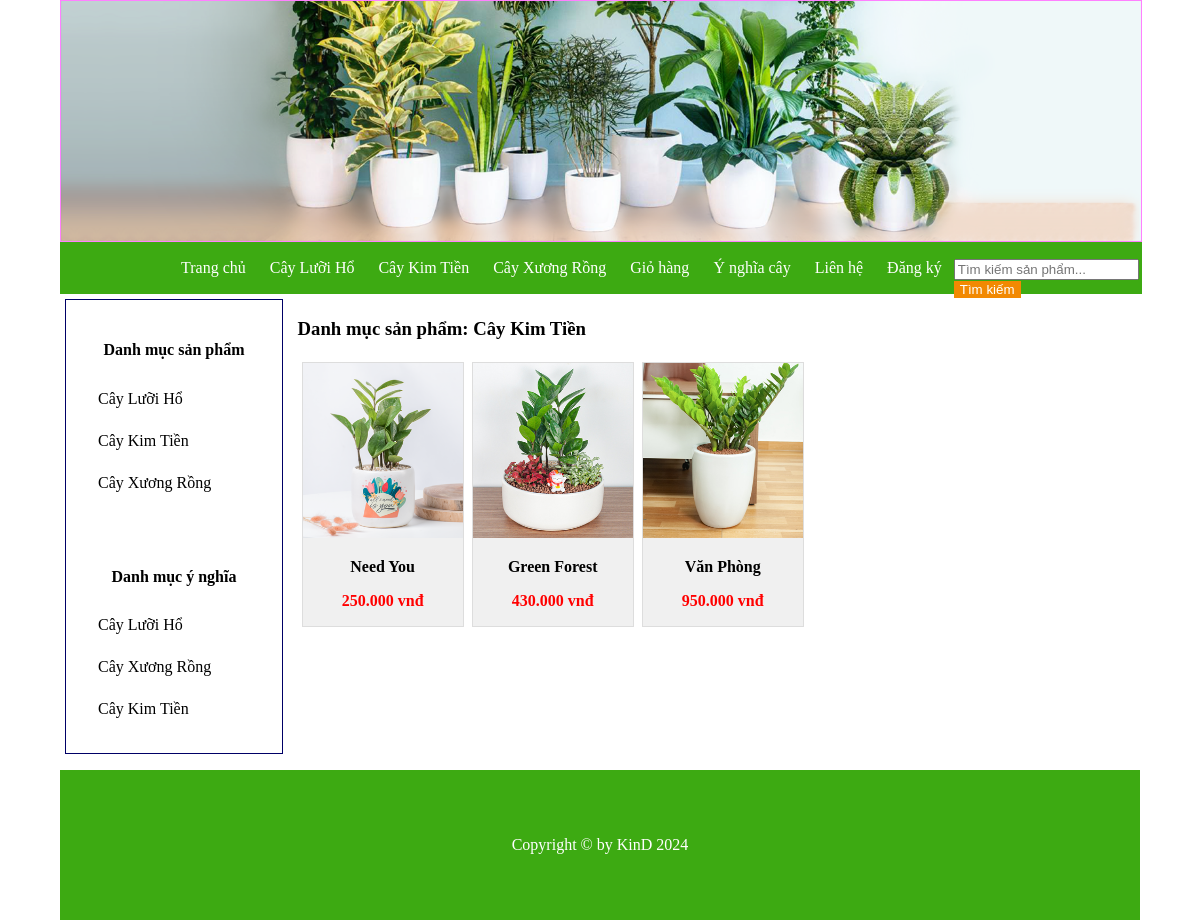
Screenshot of /index.php?quanly=danhmucsanpham&id=7 with the database file from the repository.
### tables this page shows
CREATE TABLE `tbl_danhmuc` (
  `id_danhmuc` int(11) NOT NULL,
  `tendanhmuc` varchar(100) NOT NULL,
  `thutu` int(11) NOT NULL
);

CREATE TABLE `tbl_danhmucbaiviet` (
  `id_baiviet` int(11) NOT NULL,
  `tendanhmuc_baiviet` varchar(250) NOT NULL,
  `thutu` int(11) NOT NULL
);

CREATE TABLE `tbl_sanpham` (
  `id_sanpham` int(11) NOT NULL,
  `tensanpham` varchar(250) NOT NULL,
  `masp` varchar(100) NOT NULL,
  `giasp` varchar(50) NOT NULL,
  `soluong` int(11) NOT NULL,
  `hinhanh` varchar(50) NOT NULL,
  `tomtat` tinytext NOT NULL,
  `noidung` text NOT NULL,
  `tinhtrang` int(11) NOT NULL,
  `id_danhmuc` int(11) NOT NULL
);

### pages/main/danhmuc.php (the view)
<?php
    $sql_pro =
    "SELECT * FROM tbl_sanpham
    WHERE tbl_sanpham.id_danhmuc='$_GET[id]'
    ORDER BY id_sanpham DESC";
    $query_pro = mysqli_query($mysqli,$sql_pro);
    $sql_cate =
    "SELECT * FROM tbl_danhmuc
    WHERE tbl_danhmuc.id_danhmuc='$_GET[id]' LIMIT 1";
    $query_cate = mysqli_query($mysqli,$sql_cate);
    $row_title = mysqli_fetch_array($query_cate);
?>
<h3>Danh mục sản phẩm:
    <?php echo $row_title['tendanhmuc'] ?>
</h3>
<ul class="product_list">
    <?php
        while($row_pro = mysqli_fetch_array($query_pro)){
    ?>
    <li>
        <a href="index.php?quanly=sanpham&id=<?php echo $row_pro['id_sanpham'] ?>">
            <img src="admincp/modules/quanlysp/uploads/<?php echo $row_pro['hinhanh'] ?>" alt="">
            <p class="title_product"> <?php echo $row_pro['tensanpham'] ?></p>
            <p class="price_product"><?php echo number_format($row_pro['giasp'],0,',','.')." vnđ" ?></p>
        </a>
    </li>
    <?php
        }
    ?>
</ul>

### pages/menu.php (shortened to what this page needs)
<?php
    $sql_danhmuc = "SELECT * FROM tbl_danhmuc ORDER BY id_danhmuc DESC";
    $query_danhmuc = mysqli_query($mysqli,$sql_danhmuc);
?>
<div class="menu">
    <ul class="list_menu">
        <li><a href="index.php">Trang chủ</a></li>
        <?php
            while($row_danhmuc = mysqli_fetch_array($query_danhmuc)){
        ?>
        <li><a href="index.php?quanly=danhmucsanpham&id=<?php echo $row_danhmuc['id_danhmuc'] ?>">
                <?php echo $row_danhmuc['tendanhmuc'] ?>
            </a></li>
        <?php
            }
        ?>
        <li><a href="index.php?quanly=giohang&id=1">Giỏ hàng</a></li>
        <li><a href="index.php?quanly=tintuc&id=1">Ý nghĩa cây</a></li>
        <li><a href="index.php?quanly=lienhe&id=1">Liên hệ</a></li>
        <?php
            if(isset($_SESSION['dangky'])){
        ?>
        <li><a href="index.php?dangxuat=1">Đăng xuất</a></li>
        <li><a href="index.php?quanly=thaydoimatkhau">Đổi mật khẩu</a></li>
        <?php
            }else{
        ?>
        <li><a href="index.php?quanly=dangky">Đăng ký</a></li>
        <?php
        }
        ?>
    </ul>
    <p>
    <form action="index.php?quanly=timkiem" method="POST">
        <input type="text" placeholder="Tìm kiếm sản phẩm..." name="tukhoa">
        <input type="submit" class="btn-timkiem" name="timkiem" value="Tìm kiếm">
    </form>
    </p>
</div>

### pages/sidebar/sidebar.php
<div class="sidebar">
    <div class="sidebar_item">
        <h4 class="title_danhmucsanpham">Danh mục sản phẩm</h4>
        <ul class="list_sidebar">
            <?php
                $sql_danhmuc = "SELECT * FROM tbl_danhmuc ORDER BY id_danhmuc DESC";
                $query_danhmuc = mysqli_query($mysqli,$sql_danhmuc);
                while($row = mysqli_fetch_array($query_danhmuc)){
            ?>
            <li>
                <a href="index.php?quanly=danhmucsanpham&id=<?php echo $row['id_danhmuc'] ?>">
                    <?php echo $row['tendanhmuc'] ?>
                </a>
            </li>
            <?php
                }
            ?>
        </ul>
    </div>
    <div class="sidebar_item">
        <h4 class="title_danhmucbaiviet">Danh mục ý nghĩa</h4>
        <ul class="list_sidebar">
            <?php
                $sql_danhmuc_bv = "SELECT * FROM tbl_danhmucbaiviet ORDER BY id_baiviet DESC";
                $query_danhmuc_bv = mysqli_query($mysqli,$sql_danhmuc_bv);
                while($row = mysqli_fetch_array($query_danhmuc_bv)){
            ?>
            <li>
                <a href="index.php?quanly=danhmucbaiviet&id=<?php echo $row['id_baiviet'] ?>">
                    <?php echo $row['tendanhmuc_baiviet'] ?>
                </a>
            </li>
            <?php
                }
            ?>
        </ul>
    </div>
</div>

### css/styles.css (style rules this page uses)
body { margin: 0; padding: 0; }
.menu { border: 1px solid #3daa12; height: 50px; width: 100%; background: #3daa12; }
ul.list_menu { padding: 0; margin: 0; width: 80%; list-style: none; margin: 0 auto; line-height: 25px; }
ul.list_menu li { float: left; margin: 7px; padding: 5px; transition: 0.5s; }
ul.list_menu li a { text-decoration: none; text-align: center; color: white; }
.btn-timkiem { background-color: #f28902; color: white; border: none; }
.sidebar { border: 1px solid #000066; height: auto; width: 20%; float: left; margin-top: 5px; margin-left: 5px; }
.sidebar .sidebar_item { padding: 20px; text-align: center; }
ul.list_sidebar { padding: 0; margin: 0; width: 100%; list-style: none; margin: 0 auto; line-height: 25px; }
ul.list_sidebar li { margin: 7px; padding: 5px; transition: 0.5s ease-in-out; }
ul.list_sidebar li a { text-decoration: none; text-align: left; color: black; display: block; }
ul.product_list { padding: 0; margin: 0; list-style: none; width: 100%; }
ul.product_list li { width: 19%; border: 1px solid #ddd; margin: 4px; float: left; background: #f0f0f0; height: auto; }
ul.product_list li a { text-decoration: none; }
ul.product_list li img { width: 100%; height: 175px; }
p.title_product { text-align: center; color: #000; font-size: 16px; font-weight: bold; }
p.price_product { text-align: center; color: red; font-size: 16px; font-weight: bold; }

### rows the page displays
tbl_danhmuc: tendanhmuc "Cây Lưỡi Hổ"
tbl_danhmuc: tendanhmuc "Cây Kim Tiền"
tbl_danhmuc: tendanhmuc "Cây Xương Rồng"
tbl_danhmucbaiviet: tendanhmuc_baiviet "Cây Lưỡi Hổ"
tbl_danhmucbaiviet: tendanhmuc_baiviet "Cây Xương Rồng"
tbl_danhmucbaiviet: tendanhmuc_baiviet "Cây Kim Tiền"
tbl_sanpham: hinhanh (picture), tensanpham "Need You", giasp "250.000"
tbl_sanpham: hinhanh (picture), tensanpham "Green Forest", giasp "430.000"
tbl_sanpham: hinhanh (picture), tensanpham "Văn Phòng", giasp "950.000"
